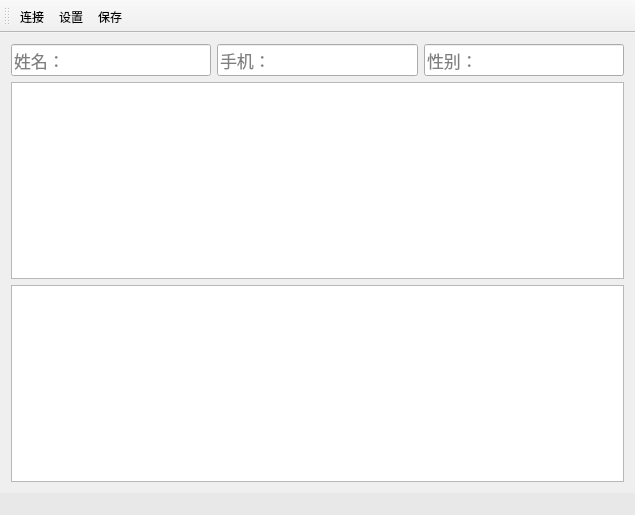
<?xml version="1.0" encoding="UTF-8"?>
<ui version="4.0">
 <class>MainWindow</class>
 <widget class="QMainWindow" name="MainWindow">
  <property name="geometry">
   <rect>
    <x>0</x>
    <y>0</y>
    <width>635</width>
    <height>515</height>
   </rect>
  </property>
  <property name="windowTitle">
   <string>citta</string>
  </property>
  <property name="unifiedTitleAndToolBarOnMac">
   <bool>true</bool>
  </property>
  <widget class="QWidget" name="centralWidget">
   <layout class="QHBoxLayout" name="horizontalLayout_2">
    <item>
     <layout class="QVBoxLayout" name="verticalLayout">
      <item>
       <layout class="QHBoxLayout" name="horizontalLayout">
        <item>
         <widget class="QLineEdit" name="lineEditName">
          <property name="font">
           <font>
            <family>YouYuan</family>
            <pointsize>13</pointsize>
           </font>
          </property>
          <property name="placeholderText">
           <string>姓名：</string>
          </property>
         </widget>
        </item>
        <item>
         <widget class="QLineEdit" name="lineEditPhone">
          <property name="font">
           <font>
            <family>YouYuan</family>
            <pointsize>13</pointsize>
           </font>
          </property>
          <property name="placeholderText">
           <string>手机：</string>
          </property>
         </widget>
        </item>
        <item>
         <widget class="QLineEdit" name="lineEdit">
          <property name="font">
           <font>
            <family>YouYuan</family>
            <pointsize>13</pointsize>
           </font>
          </property>
          <property name="placeholderText">
           <string>性别：</string>
          </property>
         </widget>
        </item>
       </layout>
      </item>
      <item>
       <widget class="QTableView" name="tableViewAdd"/>
      </item>
      <item>
       <widget class="QTableView" name="tableViewSearch">
        <property name="toolTip">
         <string>&lt;html&gt;&lt;head/&gt;&lt;body&gt;&lt;p&gt;查询窗口&lt;/p&gt;&lt;/body&gt;&lt;/html&gt;</string>
        </property>
       </widget>
      </item>
     </layout>
    </item>
   </layout>
  </widget>
  <widget class="QToolBar" name="mainToolBar">
   <property name="toolButtonStyle">
    <enum>Qt::ToolButtonIconOnly</enum>
   </property>
   <attribute name="toolBarArea">
    <enum>TopToolBarArea</enum>
   </attribute>
   <attribute name="toolBarBreak">
    <bool>false</bool>
   </attribute>
   <addaction name="actionDb"/>
   <addaction name="actionConfig"/>
   <addaction name="actionSave"/>
  </widget>
  <widget class="QStatusBar" name="statusBar">
   <property name="styleSheet">
    <string notr="true">background-color: rgb(232, 232, 232);</string>
   </property>
  </widget>
  <action name="actionDb">
   <property name="icon">
    <iconset resource="pic.qrc">
     <normaloff>:/pics/db.png</normaloff>:/pics/db.png</iconset>
   </property>
   <property name="text">
    <string>连接</string>
   </property>
   <property name="toolTip">
    <string>连接到数据库</string>
   </property>
   <property name="menuRole">
    <enum>QAction::PreferencesRole</enum>
   </property>
  </action>
  <action name="actionConfig">
   <property name="icon">
    <iconset resource="pic.qrc">
     <normaloff>:/pics/config.png</normaloff>:/pics/config.png</iconset>
   </property>
   <property name="text">
    <string>设置</string>
   </property>
   <property name="toolTip">
    <string>设置</string>
   </property>
  </action>
  <action name="actionSearch">
   <property name="icon">
    <iconset resource="pic.qrc">
     <normaloff>:/pics/search.png</normaloff>:/pics/search.png</iconset>
   </property>
   <property name="text">
    <string>查询</string>
   </property>
   <property name="toolTip">
    <string>查询</string>
   </property>
  </action>
  <action name="actionSave">
   <property name="icon">
    <iconset resource="pic.qrc">
     <normaloff>:/pics/save.png</normaloff>:/pics/save.png</iconset>
   </property>
   <property name="text">
    <string>保存</string>
   </property>
   <property name="toolTip">
    <string>保存数据到数据库</string>
   </property>
  </action>
 </widget>
 <layoutdefault spacing="6" margin="11"/>
 <resources>
  <include location="pic.qrc"/>
 </resources>
 <connections/>
</ui>
